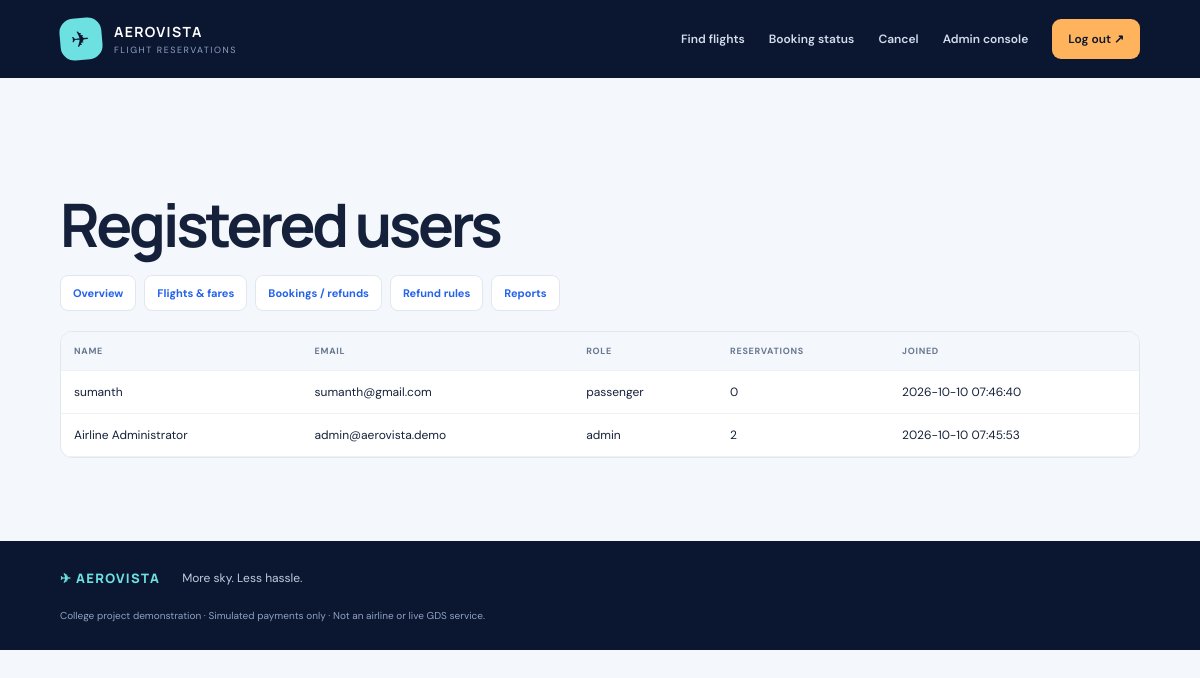
Page /admin/users (signed in) on the committed database.
### tables this page shows
CREATE TABLE users(id INTEGER PRIMARY KEY,name TEXT NOT NULL,email TEXT UNIQUE NOT NULL,password_hash TEXT NOT NULL,role TEXT DEFAULT 'passenger',created_at TEXT DEFAULT CURRENT_TIMESTAMP);

### app.py (the view)
@app.route("/admin/users")
@admin_required
def admin_users():
 with db() as c: us=c.execute("SELECT u.id,u.name,u.email,u.role,u.created_at,COUNT(b.id) bookings FROM users u LEFT JOIN bookings b ON b.user_id=u.id GROUP BY u.id ORDER BY u.created_at DESC").fetchall()
 return render_template("admin/users.html",us=us)

### app.py (called while the page is built)
def db():
 c=sqlite3.connect(DB); c.row_factory=sqlite3.Row; c.execute("PRAGMA foreign_keys=ON"); return c

def me():
 if not session.get("uid"): return None
 with db() as c: return c.execute("SELECT id,name,email,role FROM users WHERE id=?",(session["uid"],)).fetchone()

def admin_required(f):
 @wraps(f)
 def w(*a,**k):
  u=me()
  if not u or u["role"]!="admin": flash("Administrator access required.","danger"); return redirect(url_for("login"))
  return f(*a,**k)
 return w

@app.context_processor
def ctx(): return {"current_user":me(),"today":date.today().isoformat()}

### templates/admin/users.html
{% extends "base.html" %}{% block content %}<section class="content"><h1>Registered users</h1><div class="adminnav"><a href="{{ url_for('admin') }}">Overview</a><a href="{{ url_for('admin_flights') }}">Flights & fares</a><a href="{{ url_for('admin_bookings') }}">Bookings / refunds</a><a href="{{ url_for('rules') }}">Refund rules</a><a href="{{ url_for('reports') }}">Reports</a></div><div class="tablewrap"><table><tr><th>Name</th><th>Email</th><th>Role</th><th>Reservations</th><th>Joined</th></tr>{% for u in us %}<tr><td>{{ u.name }}</td><td>{{ u.email }}</td><td>{{ u.role }}</td><td>{{ u.bookings }}</td><td>{{ u.created_at }}</td></tr>{% endfor %}</table></div></section>{% endblock %}

### static/style.css (style rules this page uses)
:root { --navy:#0b1630;--navy2:#13264a;--blue:#2563eb;--cyan:#6de0e2;--orange:#ffb35c;--ink:#15213a;--muted:#6f7d93;--paper:#f4f7fb;--line:#e1e7f0;--white:#fff;--shadow:0 20px 60px rgba(11,22,48,.09) }
* { box-sizing:border-box }
html { scroll-behavior:smooth }
body { margin:0;background:var(--paper);color:var(--ink);font-family:'DM Sans',sans-serif;font-size:15px }
a { color:var(--blue);text-decoration:none }
h1,h2,h3,b,strong { font-family:Manrope,'DM Sans',sans-serif }
h1 { font-size:clamp(2.2rem,5vw,4.3rem);letter-spacing:-.055em;line-height:1.04;margin:15px 0 }
.content { max-width:1250px;margin:0 auto;padding:100px 5% 65px }
.adminnav { display:flex;flex-wrap:wrap;gap:8px;margin:20px 0 }
.adminnav a { background:white;border:1px solid var(--line);padding:10px 12px;border-radius:8px;font-size:11px;font-weight:700 }
.tablewrap { overflow-x:auto;background:white;border:1px solid var(--line);border-radius:12px;margin:18px 0 }
table { width:100%;border-collapse:collapse;font-size:12px }
th,td { text-align:left;padding:13px;border-bottom:1px solid #edf0f5;vertical-align:top }
th { background:#f4f7fb;color:#687790;font-size:9px;letter-spacing:.08em;text-transform:uppercase }

### rows in the picture
users: name "sumanth", email "sumanth@gmail.com", role "passenger", bookings "0", created_at "2026-10-10 07:46:40"
users: name "Airline Administrator", email "admin@aerovista.demo", role "admin", bookings "2", created_at "2026-10-10 07:45:53"
